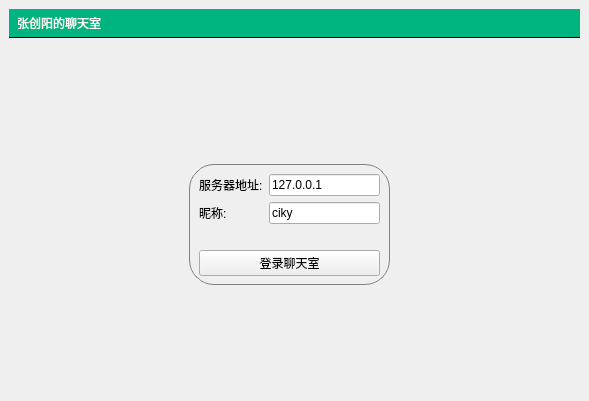
<?xml version="1.0" encoding="UTF-8"?>
<ui version="4.0">
 <class>MainWindow</class>
 <widget class="QMainWindow" name="MainWindow">
  <property name="geometry">
   <rect>
    <x>0</x>
    <y>0</y>
    <width>589</width>
    <height>401</height>
   </rect>
  </property>
  <property name="windowTitle">
   <string>聊天室客户端</string>
  </property>
  <property name="styleSheet">
   <string notr="true">#titleLabel{
background: while;
border: none;
border-bottom: 1px solid black;
padding: 5px;
font: 24pt&quot;黑体&quot;;
color: rgb(255,255,255);
background-color: rgba(0,180,127,255);
}



#loginFrame{
border: 1px solid gray;
padding: 10px;
border-radius: 25px;
}</string>
  </property>
  <widget class="QWidget" name="centralwidget">
   <layout class="QVBoxLayout" name="verticalLayout">
    <item>
     <widget class="QLabel" name="titleLabel">
      <property name="text">
       <string>张创阳的聊天室</string>
      </property>
     </widget>
    </item>
    <item>
     <widget class="QStackedWidget" name="stackedWidget">
      <property name="styleSheet">
       <string notr="true"/>
      </property>
      <property name="currentIndex">
       <number>0</number>
      </property>
      <widget class="QWidget" name="loginPage">
       <widget class="QFrame" name="loginFrame">
        <property name="geometry">
         <rect>
          <x>180</x>
          <y>120</y>
          <width>201</width>
          <height>121</height>
         </rect>
        </property>
        <property name="frameShape">
         <enum>QFrame::Shape::StyledPanel</enum>
        </property>
        <property name="frameShadow">
         <enum>QFrame::Shadow::Raised</enum>
        </property>
        <widget class="QWidget" name="layoutWidget">
         <property name="geometry">
          <rect>
           <x>10</x>
           <y>10</y>
           <width>181</width>
           <height>102</height>
          </rect>
         </property>
         <layout class="QVBoxLayout" name="verticalLayout_2">
          <item>
           <layout class="QFormLayout" name="formLayout">
            <item row="0" column="0">
             <widget class="QLabel" name="label_2">
              <property name="text">
               <string>服务器地址:</string>
              </property>
             </widget>
            </item>
            <item row="0" column="1">
             <widget class="QLineEdit" name="serverEdit">
              <property name="text">
               <string>127.0.0.1</string>
              </property>
             </widget>
            </item>
            <item row="1" column="0">
             <widget class="QLabel" name="label_3">
              <property name="text">
               <string>昵称:</string>
              </property>
             </widget>
            </item>
            <item row="1" column="1">
             <widget class="QLineEdit" name="usernameEdit">
              <property name="text">
               <string>ciky</string>
              </property>
             </widget>
            </item>
           </layout>
          </item>
          <item>
           <spacer name="verticalSpacer">
            <property name="orientation">
             <enum>Qt::Orientation::Vertical</enum>
            </property>
            <property name="sizeType">
             <enum>QSizePolicy::Policy::Fixed</enum>
            </property>
            <property name="sizeHint" stdset="0">
             <size>
              <width>20</width>
              <height>10</height>
             </size>
            </property>
           </spacer>
          </item>
          <item>
           <widget class="QPushButton" name="loginBtn">
            <property name="text">
             <string>登录聊天室</string>
            </property>
           </widget>
          </item>
         </layout>
        </widget>
       </widget>
      </widget>
      <widget class="QWidget" name="chatPage">
       <layout class="QVBoxLayout" name="verticalLayout_3">
        <item>
         <layout class="QHBoxLayout" name="horizontalLayout">
          <item>
           <widget class="QTextEdit" name="roomTextEdit"/>
          </item>
          <item>
           <widget class="QListWidget" name="userListWidget">
            <property name="maximumSize">
             <size>
              <width>125</width>
              <height>16777215</height>
             </size>
            </property>
           </widget>
          </item>
         </layout>
        </item>
        <item>
         <layout class="QHBoxLayout" name="horizontalLayout_2">
          <item>
           <widget class="QLineEdit" name="sayLineEdit"/>
          </item>
          <item>
           <widget class="QPushButton" name="sayBtn">
            <property name="text">
             <string>发送</string>
            </property>
           </widget>
          </item>
          <item>
           <widget class="QPushButton" name="logoutBtn">
            <property name="text">
             <string>退出</string>
            </property>
           </widget>
          </item>
         </layout>
        </item>
       </layout>
      </widget>
     </widget>
    </item>
   </layout>
  </widget>
 </widget>
 <resources/>
 <connections/>
</ui>
